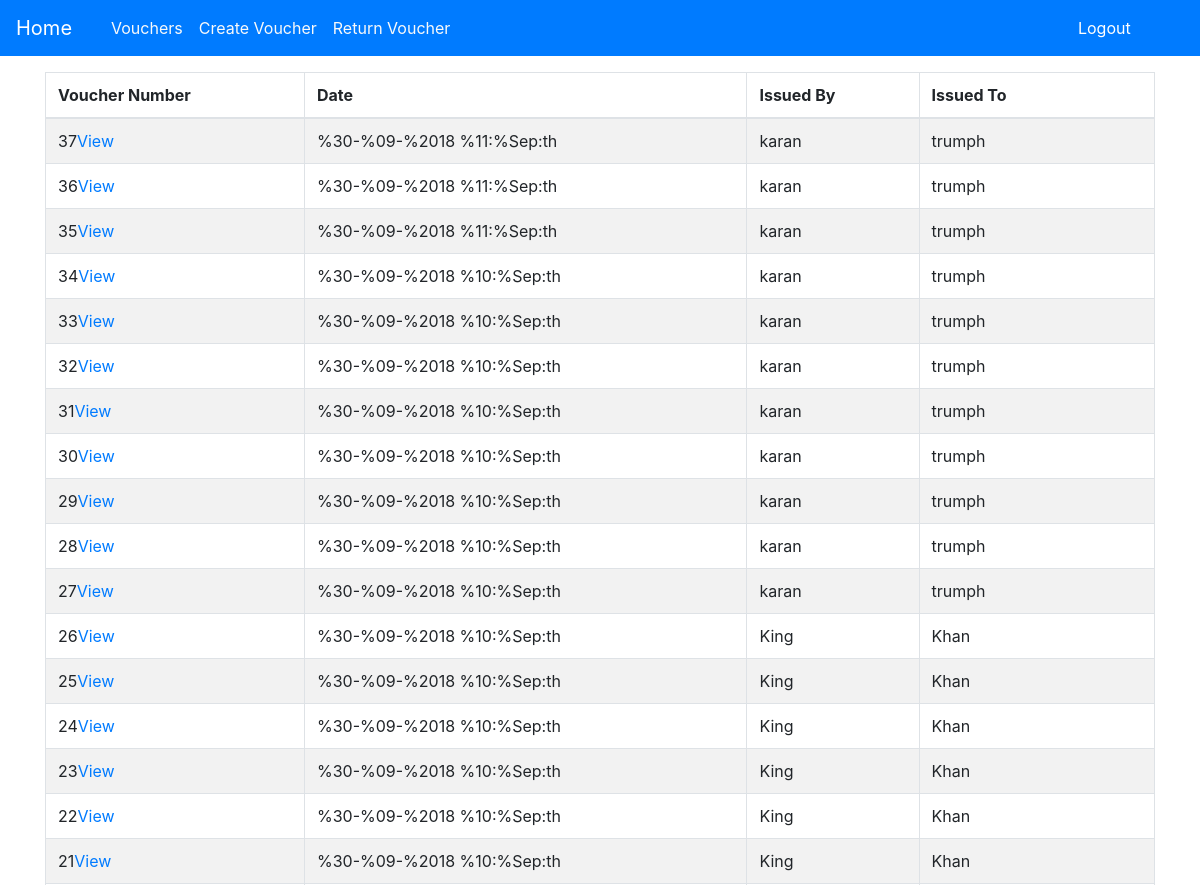
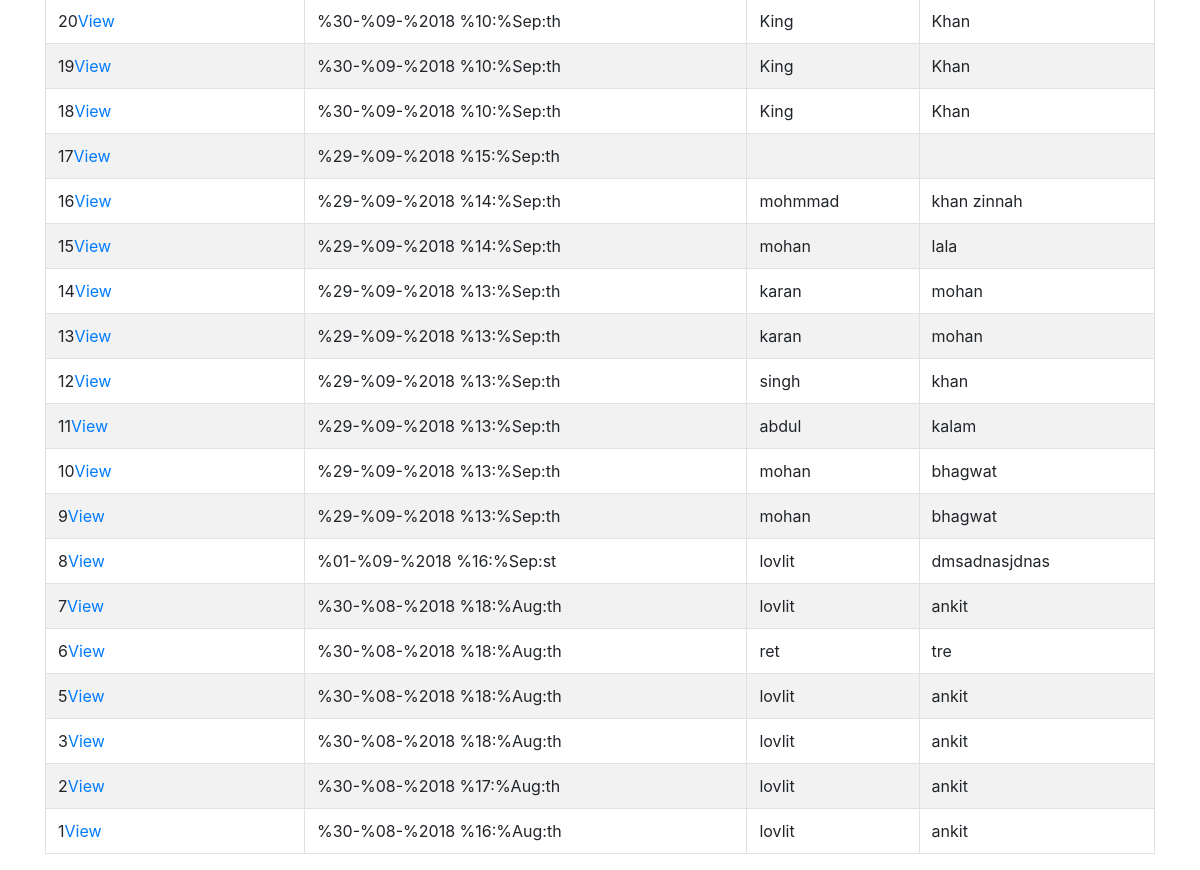
Page /voucherlist (signed in) on the committed database (2 pictures, top to bottom).
### inventory/models.py (models this page shows, shortened)
class Voucher(models.Model):
    voucher_number = models.BigIntegerField(unique=True, auto_created=True, null=True, blank=True)
    issued_by = models.CharField(max_length=30)
    issued_to = models.CharField(max_length=30)
    date_issued = models.DateTimeField(auto_now=True)

### inventory/views.py (the view)
@login_required(login_url='/accounts/login/')
def voucherlist(request):
    voucher_names = Voucher.objects.filter().order_by('-date_issued')
    return render(request, 'inventory/vouchers.html', {'voucher_names': voucher_names})

### inventory/templates/inventory/vouchers.html (shortened to what this page needs)
{% extends 'inventory/main_base.html' %}
{% block content %}{{ block.super }}
    <div class="container">
    <table id="example" class="table table-striped table-bordered" style="width:100%">
        <thead>
            <tr>
                <th>Voucher Number</th>
                <th>Date</th>
                <th>Issued By</th>
                <th>Issued To</th>
            </tr>
        </thead>
        <tbody>
                {% for data in voucher_names %}
             <tr>
                    <td>{{ data.voucher_number }}<a href="/voucherinfo?pk={{ data.id }}" class="pull-right">View</a></td>
                    <td>{{ data.date_issued }}</td>
                    <td>{{ data.issued_by }}</td>
                    <td>{{ data.issued_to }}</td>
              {% endfor %}
            </tr>
         </tbody>
    </table>
    </div>
{% endblock content%}

### rows in the picture
Voucher: voucher_number "37", date_issued "%30-%09-%2018 %11:%Sep:th", issued_by "karan", issued_to "trumph"
Voucher: voucher_number "36", date_issued "%30-%09-%2018 %11:%Sep:th", issued_by "karan", issued_to "trumph"
Voucher: voucher_number "35", date_issued "%30-%09-%2018 %11:%Sep:th", issued_by "karan", issued_to "trumph"
Voucher: voucher_number "34", date_issued "%30-%09-%2018 %10:%Sep:th", issued_by "karan", issued_to "trumph"
Voucher: voucher_number "33", date_issued "%30-%09-%2018 %10:%Sep:th", issued_by "karan", issued_to "trumph"
Voucher: voucher_number "32", date_issued "%30-%09-%2018 %10:%Sep:th", issued_by "karan", issued_to "trumph"
Voucher: voucher_number "31", date_issued "%30-%09-%2018 %10:%Sep:th", issued_by "karan", issued_to "trumph"
Voucher: voucher_number "30", date_issued "%30-%09-%2018 %10:%Sep:th", issued_by "karan", issued_to "trumph"
Voucher: voucher_number "29", date_issued "%30-%09-%2018 %10:%Sep:th", issued_by "karan", issued_to "trumph"
Voucher: voucher_number "28", date_issued "%30-%09-%2018 %10:%Sep:th", issued_by "karan", issued_to "trumph"
Voucher: voucher_number "27", date_issued "%30-%09-%2018 %10:%Sep:th", issued_by "karan", issued_to "trumph"
Voucher: voucher_number "26", date_issued "%30-%09-%2018 %10:%Sep:th", issued_by "King", issued_to "Khan"
Voucher: voucher_number "25", date_issued "%30-%09-%2018 %10:%Sep:th", issued_by "King", issued_to "Khan"
Voucher: voucher_number "24", date_issued "%30-%09-%2018 %10:%Sep:th", issued_by "King", issued_to "Khan"
Voucher: voucher_number "23", date_issued "%30-%09-%2018 %10:%Sep:th", issued_by "King", issued_to "Khan"
Voucher: voucher_number "22", date_issued "%30-%09-%2018 %10:%Sep:th", issued_by "King", issued_to "Khan"
Voucher: voucher_number "21", date_issued "%30-%09-%2018 %10:%Sep:th", issued_by "King", issued_to "Khan"
Voucher: voucher_number "20", date_issued "%30-%09-%2018 %10:%Sep:th", issued_by "King", issued_to "Khan"
Voucher: voucher_number "19", date_issued "%30-%09-%2018 %10:%Sep:th", issued_by "King", issued_to "Khan"
Voucher: voucher_number "18", date_issued "%30-%09-%2018 %10:%Sep:th", issued_by "King", issued_to "Khan"
Voucher: voucher_number "17", date_issued "%29-%09-%2018 %15:%Sep:th"
Voucher: voucher_number "16", date_issued "%29-%09-%2018 %14:%Sep:th", issued_by "mohmmad", issued_to "khan zinnah"
Voucher: voucher_number "15", date_issued "%29-%09-%2018 %14:%Sep:th", issued_by "mohan", issued_to "lala"
Voucher: voucher_number "14", date_issued "%29-%09-%2018 %13:%Sep:th", issued_by "karan", issued_to "mohan"
Voucher: voucher_number "13", date_issued "%29-%09-%2018 %13:%Sep:th", issued_by "karan", issued_to "mohan"
Voucher: voucher_number "12", date_issued "%29-%09-%2018 %13:%Sep:th", issued_by "singh", issued_to "khan"
Voucher: voucher_number "11", date_issued "%29-%09-%2018 %13:%Sep:th", issued_by "abdul", issued_to "kalam"
Voucher: voucher_number "10", date_issued "%29-%09-%2018 %13:%Sep:th", issued_by "mohan", issued_to "bhagwat"
Voucher: voucher_number "9", date_issued "%29-%09-%2018 %13:%Sep:th", issued_by "mohan", issued_to "bhagwat"
Voucher: voucher_number "8", date_issued "%01-%09-%2018 %16:%Sep:st", issued_by "lovlit", issued_to "dmsadnasjdnas"
Voucher: voucher_number "7", date_issued "%30-%08-%2018 %18:%Aug:th", issued_by "lovlit", issued_to "ankit"
Voucher: voucher_number "6", date_issued "%30-%08-%2018 %18:%Aug:th", issued_by "ret", issued_to "tre"
Voucher: voucher_number "5", date_issued "%30-%08-%2018 %18:%Aug:th", issued_by "lovlit", issued_to "ankit"
Voucher: voucher_number "3", date_issued "%30-%08-%2018 %18:%Aug:th", issued_by "lovlit", issued_to "ankit"
Voucher: voucher_number "2", date_issued "%30-%08-%2018 %17:%Aug:th", issued_by "lovlit", issued_to "ankit"
Voucher: voucher_number "1", date_issued "%30-%08-%2018 %16:%Aug:th", issued_by "lovlit", issued_to "ankit"
